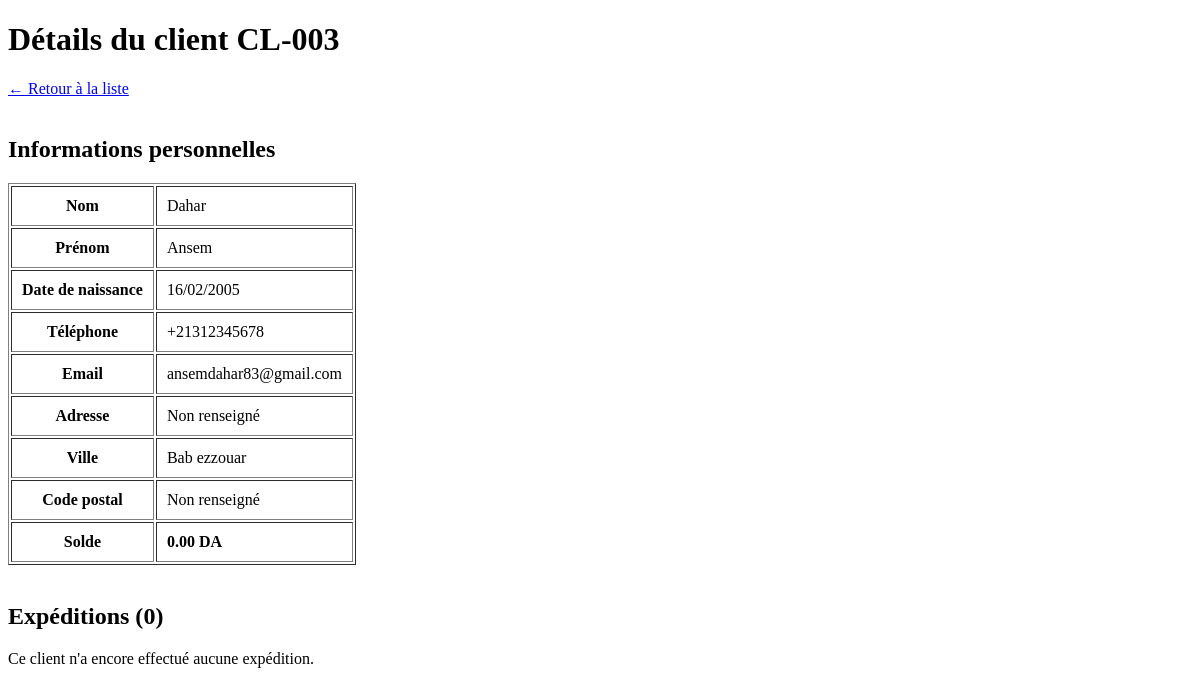
Before: /clients/3/ with the older database file.
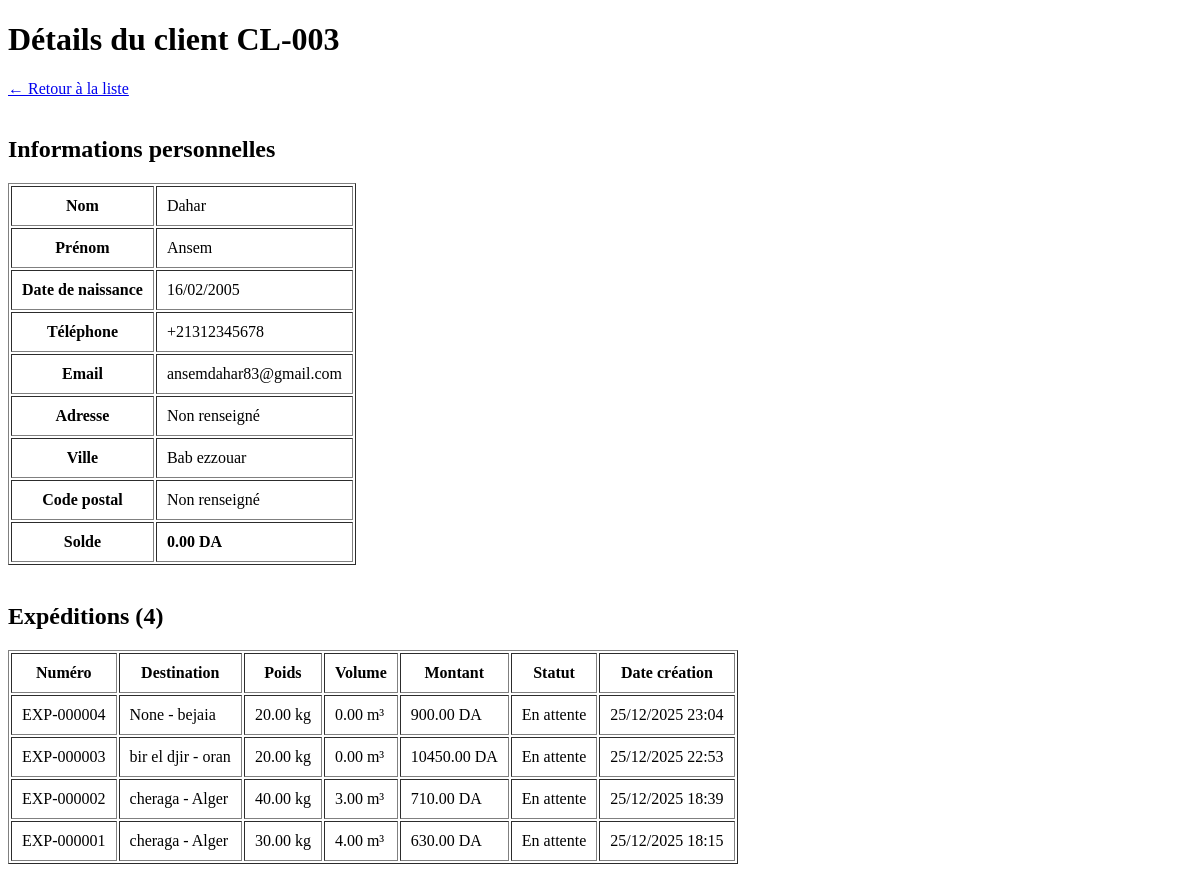
After: the same page with the newer database file.
### app1/models.py (models this page shows, shortened)
class Client(models.Model):
    nom = models.CharField(max_length=20)
    prenom = models.CharField(max_length=20)
    date_naissance = models.DateField(default='2000-01-01')
    telephone = PhoneNumberField(region='DZ', unique=True)
    email = models.EmailField(blank=True, null=True)
    adresse = models.TextField(blank=True, null=True)
    ville = models.CharField(max_length=100, blank=True, null=True)
    wilaya = models.CharField(max_length=100, blank=True, null=True)
    solde = models.DecimalField(max_digits=12, decimal_places=2, default=0.00)
    date_inscription = models.DateTimeField(auto_now_add=True)
    date_modification = models.DateTimeField(auto_now=True)
    remarques = models.TextField(blank=True, null=True)

class Expedition(models.Model):
    client = models.ForeignKey('Client', on_delete=models.PROTECT)
    destination = models.ForeignKey('Destination', on_delete=models.PROTECT)
    type_service = models.ForeignKey('TypeService', on_delete=models.PROTECT)
    tournee = models.ForeignKey('Tournee', on_delete=models.SET_NULL, null=True, blank=True, related_name='expeditions')
    nom_destinataire = models.CharField(max_length=100)
    telephone_destinataire = PhoneNumberField(region='DZ')
    email_destinataire = models.EmailField()
    adresse_destinataire = models.TextField()
    poids = models.DecimalField(max_digits=8, decimal_places=2, help_text="Poids en kg")
    volume = models.DecimalField(max_digits=8, decimal_places=2, help_text="Volume en m³")
    description = models.TextField(blank=True, null=True)
    montant_total = models.DecimalField(max_digits=10, decimal_places=2, default=0, editable=False)
    date_livraison_prevue = models.DateField(blank=True, null=True, editable=False)
    statut = models.CharField(max_length=20, choices=[('EN_ATTENTE', 'En attente'),('EN_TRANSIT', 'En transit'),('LIVRE', 'Livré'),('ECHEC', 'Échec'),], default='EN_ATTENTE')
    date_creation = models.DateTimeField(auto_now_add=True)
    date_livraison_reelle = models.DateField(blank=True, null=True)
    remarques = models.TextField(blank=True, null=True)
    def get_numero_expedition(self):
        return f"EXP-{self.id:06d}"

class Destination(models.Model):
    ville = models.CharField(max_length=100, blank=True, null=True)
    wilaya = models.CharField(max_length=100)
    pays = models.CharField(max_length=100, default='Algérie')
    zone_geographique = models.CharField(max_length=20, choices=[('LOCALE', 'Locale (même wilaya)'),('NATIONALE', 'Nationale'),('INTERNATIONALE', 'Internationale'),])
    zone_logistique = models.CharField(max_length=10, choices=[('CENTRE', 'Centre (Alger, Blida...)'),('EST', 'Est (Constantine, Annaba, Sétif...)'),('OUEST', 'Ouest (Oran, Tlemcen, Sidi Bel Abbès...)'),('SUD', 'Sud (Tamanrasset, Adrar, Bechar...)'),], default='CENTRE')
    distance_estimee = models.IntegerField(help_text="Distance en km depuis le dépôt principal")
    tarif_base = models.DecimalField(max_digits=10, decimal_places=2, default=0, help_text="Tarif de base en DA")
    delai_livraison_estime = models.IntegerField(default=1, help_text="Délai estimé en jours")
    code_postal = models.CharField(max_length=10, blank=True, null=True)
    date_creation = models.DateTimeField(auto_now_add=True)
    date_modification = models.DateTimeField(auto_now=True)
    remarques = models.TextField(blank=True, null=True)

### app1/views.py (the view)
# urls.py: path('clients/<int:client_id>/', views.detail_client, name='detail_client'),
def detail_client(request, client_id):
    client = get_object_or_404(Client, id=client_id)
    expeditions = client.expedition_set.all().order_by('-date_creation')
    return render(request, 'clients/detail.html', {
        'client': client,
        'expeditions': expeditions
    })

### app1/templates/clients/detail.html (shortened to what this page needs)
<!DOCTYPE html>
<html lang="fr">
<head>
</head>
<body>
    <h1>Détails du client CL-{{ client.id|stringformat:"03d" }}</h1>
    <a href="{% url 'liste_clients' %}">← Retour à la liste</a>
    <br><br>
    <h2>Informations personnelles</h2>
    <table border="1" cellpadding="10">
        <tr>
            <th>Nom</th>
            <td>{{ client.nom }}</td>
        </tr>
        <tr>
            <th>Prénom</th>
            <td>{{ client.prenom }}</td>
        </tr>
        <tr>
            <th>Date de naissance</th>
            <td>{{ client.date_naissance|date:"d/m/Y"|default:"Non renseigné" }}</td>
        </tr>
        <tr>
            <th>Téléphone</th>
            <td>{{ client.telephone }}</td>
        </tr>
        <tr>
            <th>Email</th>
            <td>{{ client.email|default:"Non renseigné" }}</td>
        </tr>
        <tr>
            <th>Adresse</th>
            <td>{{ client.adresse|default:"Non renseigné" }}</td>
        </tr>
        <tr>
            <th>Ville</th>
            <td>{{ client.ville|default:"Non renseigné" }}</td>
        </tr>
        <tr>
            <th>Code postal</th>
            <td>{{ client.code_postal|default:"Non renseigné" }}</td>
        </tr>
        <tr>
            <th>Solde</th>
            <td><strong>{{ client.solde }} DA</strong></td>
        </tr>
    </table>
    <br>
    <h2>Expéditions ({{ expeditions|length }})</h2>
    {% if expeditions %}
    <table border="1" cellpadding="10">
        <thead>
            <tr>
                <th>Numéro</th>
                <th>Destination</th>
                <th>Poids</th>
                <th>Volume</th>
                <th>Montant</th>
                <th>Statut</th>
                <th>Date création</th>
            </tr>
        </thead>
        <tbody>
            {% for exp in expeditions %}
            <tr>
                <td>{{ exp.get_numero_expedition }}</td>
                <td>{{ exp.destination.ville }} - {{ exp.destination.wilaya }}</td>
                <td>{{ exp.poids }} kg</td>
                <td>{{ exp.volume }} m³</td>
                <td>{{ exp.montant_total }} DA</td>
                <td>{{ exp.get_statut_display }}</td>
                <td>{{ exp.date_creation|date:"d/m/Y H:i" }}</td>
            </tr>
            {% endfor %}
        </tbody>
    </table>
    {% else %}
    <p>Ce client n'a encore effectué aucune expédition.</p>
    {% endif %}
</body>
</html>

Changed rows visible on the page:
added Expedition: get_numero_expedition "EXP-000004", destination.ville "None", destination.wilaya "bejaia", poids "20.00", volume "0.00", montant_total "900.00", statut "En attente", date_creation "25/12/2025 23:04"
added Expedition: get_numero_expedition "EXP-000003", destination.ville "bir el djir", destination.wilaya "oran", poids "20.00", volume "0.00", montant_total "10450.00", statut "En attente", date_creation "25/12/2025 22:53"
added Expedition: get_numero_expedition "EXP-000002", destination.ville "cheraga", destination.wilaya "Alger", poids "40.00", volume "3.00", montant_total "710.00", statut "En attente", date_creation "25/12/2025 18:39"
added Expedition: get_numero_expedition "EXP-000001", destination.ville "cheraga", destination.wilaya "Alger", poids "30.00", volume "4.00", montant_total "630.00", statut "En attente", date_creation "25/12/2025 18:15"
Other visible differences:
{{ expeditions|length }}: "0" → "4"
text no longer shown: "Ce client n'a encore effectué aucune expédition."
text now shown: "Numéro Destination Poids Volume Montant Statut Date création"
